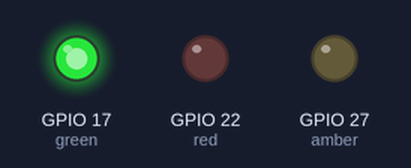
A program run on a simulated Raspberry Pi (BCM pin numbers). Parts: output pins drawn as LEDs (lit = HIGH).

Above: at 5.0 s.
At 10.5 s:
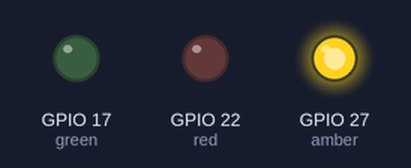
At 16.0 s:
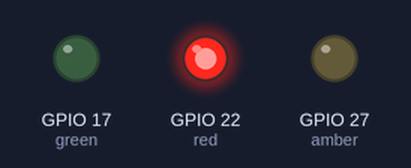
At 21.5 s:
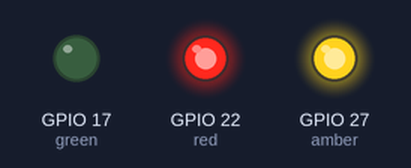
Timing chart, 0 to 28.6 s (numbered marks = the images above):
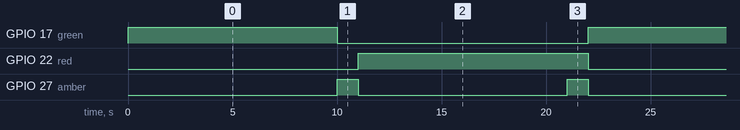

Measured:
- by itself, GPIO 17 (green): alternates HIGH for 10.0 s and LOW for 12.0 s
- by itself, GPIO 22 (red): alternates HIGH for 11.0 s and LOW for 11.0 s
- by itself, GPIO 27 (amber): alternates HIGH for 1.0 s and LOW for 10.0 s

The program:

prog03_traffic_signals.py
```python
from gpiozero import LED
from time import sleep

red = LED(22)
amber = LED(27)
green = LED(17)

green.on()
amber.off()
red.off()

while True:
   sleep(10)
   green.off()
   amber.on()
   sleep(1)
   amber.off()
   red.on()
   sleep(10)
   amber.on()
   sleep(1)
   green.on()
   amber.off()
   red.off()


# from gpiozero import TrafficLights
# from time import sleep
#
# lights = TrafficLights(22, 27, 17)
#
# lights.green.on()
#
# while True:
#     sleep(10)
#     lights.green.off()
#     lights.amber.on()
#     sleep(1)
#     lights.amber.off()
#     lights.red.on()
#     sleep(10)
#     lights.amber.on()
#     sleep(1)
#     lights.green.on()
#     lights.amber.off()
#     lights.red.off()


from gpiozero import TrafficLights
from time import sleep
from signal import pause

lights = TrafficLights(22, 27, 17)

def traffic_light_sequence():
    while True:
        yield (0, 0, 1) # green
        sleep(10)
        yield (0, 1, 0) # amber
        sleep(1)
        yield (1, 0, 0) # red
        sleep(10)
        yield (1, 1, 0) # red+amber
        sleep(1)

lights.source = traffic_light_sequence()

pause()
```
